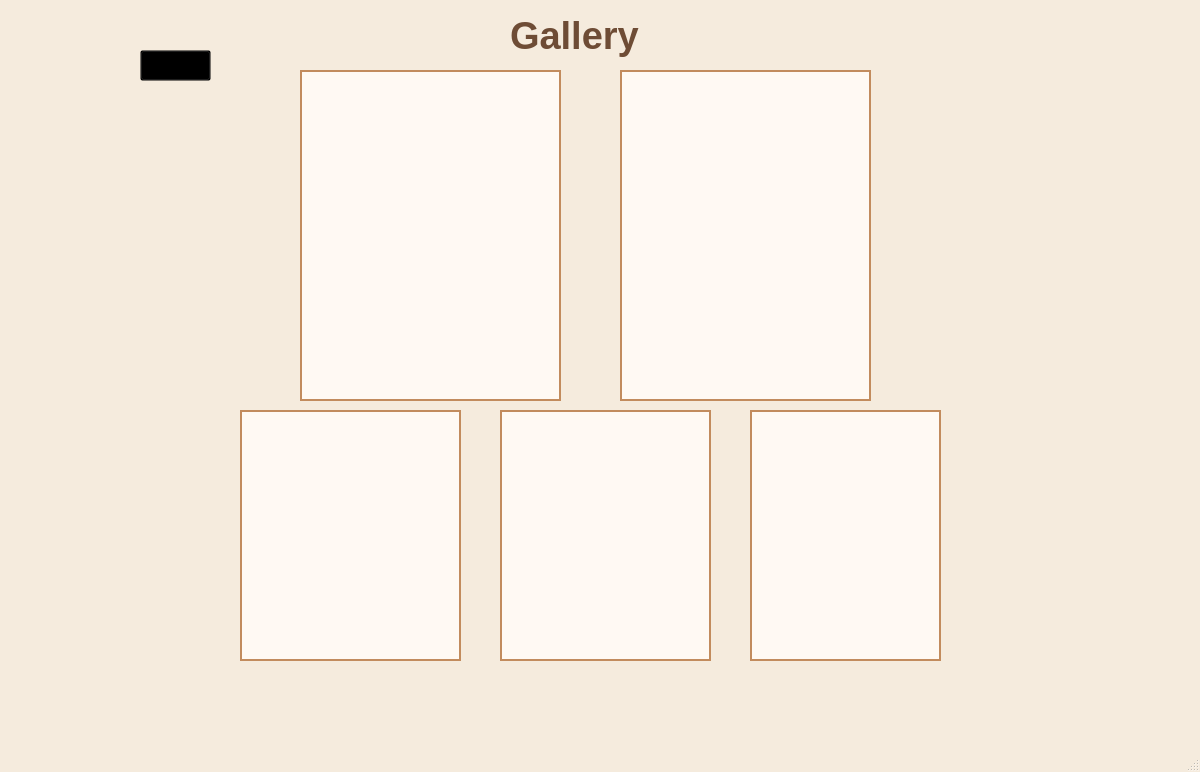
<?xml version="1.0" encoding="UTF-8"?>
<ui version="4.0">
 <class>MainWindow</class>
 <widget class="QMainWindow" name="MainWindow">
  <property name="geometry">
   <rect>
    <x>0</x>
    <y>0</y>
    <width>1200</width>
    <height>772</height>
   </rect>
  </property>
  <property name="windowTitle">
   <string>MainWindow</string>
  </property>
  <property name="styleSheet">
   <string notr="true">/* ===== GLOBAL FONT ===== */
* {
    font-family: &quot;Playfair Display&quot;;
}

/* ===== PAGE BACKGROUND ===== */
QMainWindow {
    background-color: #F5EBDD;
}

/* ===== GALLERY TITLE ===== */
#galleryTitle {
    color: #6B3F2A;
    font-size: 32px;
    font-weight: bold;
    
}

/* ===== GALLERY FRAME (KHUNG NGOÀI) ===== */
#galleryFrame {
    background-color: #F8F1E8;
    border: 2px solid #C28B5D;    /* nâu caramel */
    border-radius: 22px;          /* bo góc ngoài */
    padding: 20px;
}

/* ===== IMAGE BOXES — VUÔNG, KHÔNG BO GÓC ===== */
#img_1, 
#img_2, 
#img_3, 
#img_4, 
#img_5, 
#img_6, 
#img_7, 
#img_8, 
#img_9 {
    background-color: #FFF9F3;
    border: 2px solid #C28B5D;   /* màu nâu giống mẫu */
    border-radius: 0px;          /* VUÔNG hoàn toàn */
    padding: 0px;
}

/* ===== VIEW MORE BUTTON ===== */
#viewMoreButton {
    color: #FFFFFF;
    background-color: #B8845E;
    border-radius: 24px;
    padding: 10px 35px;
    font-size: 18px;
    border: none;
}

#viewMoreButton:hover {
    background-color: #A6734D;
}</string>
  </property>
  <widget class="QWidget" name="centralwidget">
   <widget class="QLabel" name="label_3">
    <property name="geometry">
     <rect>
      <x>0</x>
      <y>-10</y>
      <width>161</width>
      <height>111</height>
     </rect>
    </property>
    <property name="text">
     <string/>
    </property>
    <property name="pixmap">
     <pixmap>../../../Downloads/ChatGPT Image Feb 12, 2026, 06_00_15 PM.png</pixmap>
    </property>
    <property name="scaledContents">
     <bool>true</bool>
    </property>
   </widget>
   <widget class="QLabel" name="label_2">
    <property name="geometry">
     <rect>
      <x>510</x>
      <y>-20</y>
      <width>191</width>
      <height>111</height>
     </rect>
    </property>
    <property name="styleSheet">
     <string notr="true">QLabel#label_2 {
    color: #6e4c35;
    font-family: &quot;Playfair Display&quot;;
    font-size: 38px;
    font-weight: 600;
    background-color:transparent;
}</string>
    </property>
    <property name="text">
     <string>Gallery</string>
    </property>
   </widget>
   <widget class="QLabel" name="img_1">
    <property name="geometry">
     <rect>
      <x>300</x>
      <y>70</y>
      <width>261</width>
      <height>331</height>
     </rect>
    </property>
    <property name="maximumSize">
     <size>
      <width>5555555</width>
      <height>16777215</height>
     </size>
    </property>
    <property name="text">
     <string/>
    </property>
    <property name="pixmap">
     <pixmap>../../../Downloads/z7605046228573_f50c8f856f4df3addf716125ad51f183.png</pixmap>
    </property>
    <property name="scaledContents">
     <bool>true</bool>
    </property>
   </widget>
   <widget class="QLabel" name="img_3">
    <property name="geometry">
     <rect>
      <x>620</x>
      <y>70</y>
      <width>251</width>
      <height>331</height>
     </rect>
    </property>
    <property name="maximumSize">
     <size>
      <width>55555</width>
      <height>55555</height>
     </size>
    </property>
    <property name="text">
     <string/>
    </property>
    <property name="pixmap">
     <pixmap>../../../Downloads/z7605046228493_b2502f01ab46685710a569ecda6b2745.png</pixmap>
    </property>
    <property name="scaledContents">
     <bool>true</bool>
    </property>
   </widget>
   <widget class="QLabel" name="img_7">
    <property name="geometry">
     <rect>
      <x>240</x>
      <y>410</y>
      <width>221</width>
      <height>251</height>
     </rect>
    </property>
    <property name="maximumSize">
     <size>
      <width>44455</width>
      <height>544444</height>
     </size>
    </property>
    <property name="text">
     <string/>
    </property>
    <property name="pixmap">
     <pixmap>../../../Downloads/z7605046126575_8d54da41a26d0c3c3f12305c138c537e.png</pixmap>
    </property>
    <property name="scaledContents">
     <bool>true</bool>
    </property>
   </widget>
   <widget class="QLabel" name="img_8">
    <property name="geometry">
     <rect>
      <x>500</x>
      <y>410</y>
      <width>211</width>
      <height>251</height>
     </rect>
    </property>
    <property name="maximumSize">
     <size>
      <width>55555</width>
      <height>555555</height>
     </size>
    </property>
    <property name="text">
     <string/>
    </property>
    <property name="pixmap">
     <pixmap>../../../Downloads/z7605046108556_93759be82836558ea65f0fcb8a31af4b.png</pixmap>
    </property>
    <property name="scaledContents">
     <bool>true</bool>
    </property>
   </widget>
   <widget class="QLabel" name="img_6">
    <property name="geometry">
     <rect>
      <x>750</x>
      <y>410</y>
      <width>191</width>
      <height>251</height>
     </rect>
    </property>
    <property name="maximumSize">
     <size>
      <width>544444</width>
      <height>5444444</height>
     </size>
    </property>
    <property name="text">
     <string/>
    </property>
    <property name="pixmap">
     <pixmap>../../../Downloads/z7605046184771_48c2eda2fa3f9692a5f37787d3114db2.png</pixmap>
    </property>
    <property name="scaledContents">
     <bool>true</bool>
    </property>
   </widget>
   <widget class="QPushButton" name="pushButton">
    <property name="geometry">
     <rect>
      <x>140</x>
      <y>50</y>
      <width>71</width>
      <height>31</height>
     </rect>
    </property>
    <property name="styleSheet">
     <string notr="true">background-color:transparent;</string>
    </property>
    <property name="text">
     <string/>
    </property>
    <property name="icon">
     <iconset>
      <normaloff>../../../Downloads/left-arrow_608286.png</normaloff>../../../Downloads/left-arrow_608286.png</iconset>
    </property>
    <property name="iconSize">
     <size>
      <width>30</width>
      <height>30</height>
     </size>
    </property>
   </widget>
  </widget>
  <widget class="QMenuBar" name="menubar">
   <property name="geometry">
    <rect>
     <x>0</x>
     <y>0</y>
     <width>1200</width>
     <height>37</height>
    </rect>
   </property>
  </widget>
  <widget class="QStatusBar" name="statusbar"/>
 </widget>
 <resources/>
 <connections/>
</ui>
